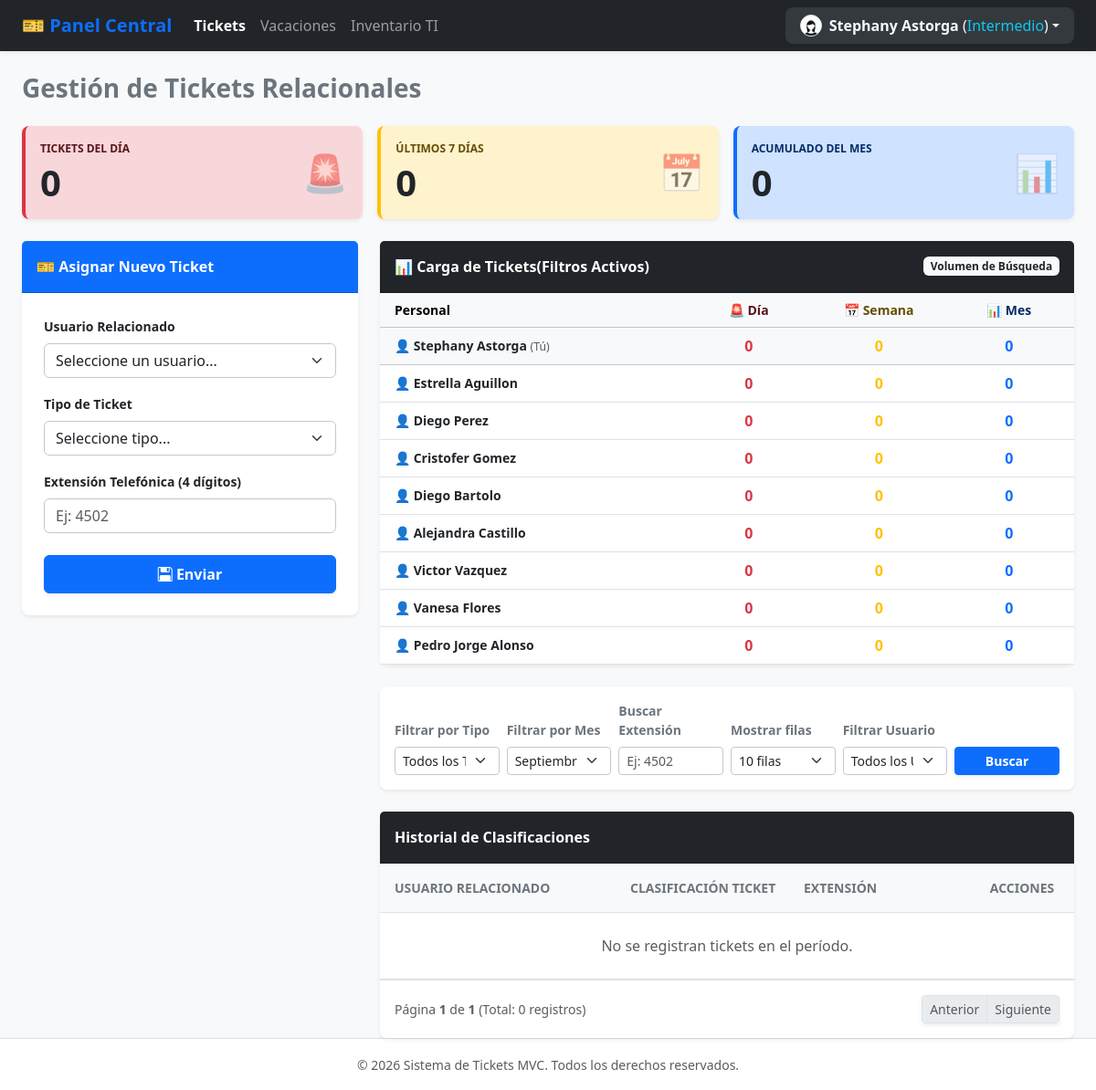
Screenshot of /index.php?accion=tickets (signed in) with the database file from the repository.
### tables this page shows
CREATE TABLE `usuarios` (
  `id` int(11) NOT NULL,
  `usuario` varchar(50) NOT NULL,
  `nombre` varchar(100) NOT NULL,
  `tipo_usuario` enum('administrador','intermedio','basico') NOT NULL,
  `password` varchar(255) NOT NULL,
  `foto_perfil` varchar(255) DEFAULT 'assets/img/default-avatar.png'
);

### views/tickets_view.php (the view, shortened to what the rows shown need)
<?php
require_once 'views/partials/header.php';
?>
<div class="container-fluid px-4">
    <h2 class="mb-4 text-secondary fw-bold fs-3">Gestión de Tickets Relacionales</h2>
    <div class="row g-4">
        <div class="<?php echo ($_SESSION['usuario_tipo'] === 'administrador' || $_SESSION['usuario_tipo'] === 'intermedio') ? 'col-xl-8 col-lg-7' : 'col-12'; ?>">
            <div class="card shadow-sm border-0 rounded-3 mb-4">
                <div class="card-body p-0">
                    <div class="table-responsive">
                        <table class="table table-hover align-middle mb-0 small">
                            <thead class="table-light">
                                <tr>
                                    <th class="ps-3 py-2" style="width: 35%;">Personal</th>
                                    <th class="py-2 text-center text-danger-emphasis" style="width: 15%;">🚨 Día</th>
                                    <th class="py-2 text-center text-warning-emphasis" style="width: 15%;">📅 Semana</th>
                                    <th class="py-2 text-center text-primary-emphasis" style="width: 15%;">📊 Mes</th>
                                </tr>
                            </thead>
                            <tbody>
                                <?php if (empty($carga_tickets)): ?>
                                    <tr>
                                        <td colspan="5" class="text-center py-3 text-muted">No se registran datos.</td>
                                    </tr>
                                <?php else: ?>
                                    <?php foreach ($carga_tickets as $id_u_t => $ut): ?>
                                        <tr class="<?php echo ($id_u_t == $_SESSION['usuario_id']) ? 'table-light' : ''; ?>">
                                            <td class="ps-3 fw-bold text-dark">
                                                👤 <?php echo htmlspecialchars($ut['nombre']); ?>
                                                <?php echo ($id_u_t == $_SESSION['usuario_id']) ? '<span class="text-muted fw-normal small">(Tú)</span>' : ''; ?>
                                            </td>
                                            <td class="text-center fw-bold text-danger fs-6"><?php echo (int)$ut['hoy']; ?></td>
                                            <td class="text-center fw-bold text-warning fs-6"><?php echo (int)$ut['semana']; ?></td>
                                            <td class="text-center fw-bold text-primary fs-6"><?php echo (int)$ut['mes']; ?></td>
                                        </tr>
                                    <?php endforeach; ?>
                                <?php endif; ?>
                            </tbody>
                        </table>
                    </div>
                </div>
            </div>
            <div class="card shadow-sm border-0 rounded-3">
                <div class="card-body p-0">
                    <div class="table-responsive">
                        <table class="table table-hover align-middle mb-0 small">
                            <thead class="table-light border-bottom">
                                <tr>
                                    <th class="ps-3 py-3 text-secondary text-uppercase" style="width: 35%;">Usuario Relacionado</th>
                                    <th class="py-3 text-secondary text-uppercase" style="width: 25%;">Clasificación Ticket</th>
                                    <th class="py-3 text-secondary text-uppercase" style="width: 25%;">Extensión</th>
                                    <?php if ($_SESSION['usuario_tipo'] !== 'basico'): ?>
                                        <th class="text-center py-3 text-secondary text-uppercase" style="width: 15%;">Acciones</th>
                                    <?php endif; ?>
                                </tr>
                            </thead>
                        </table>
                    </div>
                </div>
            </div>
        </div>
    </div>
</div>
<?php
require_once 'views/partials/footer.php';
?>

### rows the page displays
usuarios: nombre "Stephany Astorga", shows "(Tú)", hoy "0", semana "0", mes "0"
usuarios: nombre "Estrella Aguillon", hoy "0", semana "0", mes "0"
usuarios: nombre "Diego Perez", hoy "0", semana "0", mes "0"
usuarios: nombre "Cristofer Gomez", hoy "0", semana "0", mes "0"
usuarios: nombre "Diego Bartolo", hoy "0", semana "0", mes "0"
usuarios: nombre "Alejandra Castillo", hoy "0", semana "0", mes "0"
usuarios: nombre "Victor Vazquez", hoy "0", semana "0", mes "0"
usuarios: nombre "Vanesa Flores", hoy "0", semana "0", mes "0"
usuarios: nombre "Pedro Jorge Alonso", hoy "0", semana "0", mes "0"

### other values shown
$_SESSION['usuario_nombre'] "Stephany Astorga"
$rol_usuario "Intermedio"
$kpis_iniciales['hoy'] "0"
$kpis_iniciales['semana'] "0"
$kpis_iniciales['mes'] "0"
$pagina_actual "1"
$total_paginas_tickets "1"
$total_registros_tickets "0"
form field f_mes "Septiembre"
